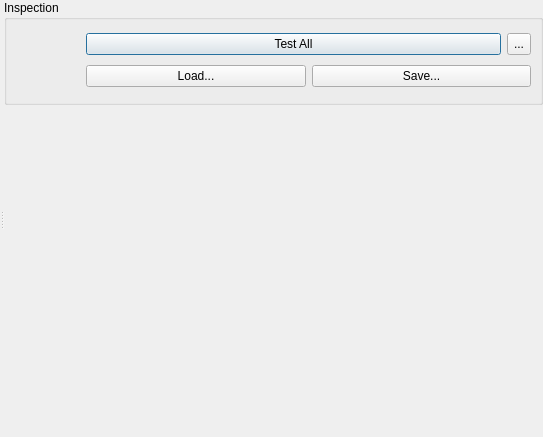
<?xml version="1.0" encoding="UTF-8"?>
<ui version="4.0">
 <class>CInspectionTaskGuiComp</class>
 <widget class="QWidget" name="CInspectionTaskGuiComp">
  <property name="geometry">
   <rect>
    <x>0</x>
    <y>0</y>
    <width>543</width>
    <height>437</height>
   </rect>
  </property>
  <property name="windowTitle">
   <string>Form</string>
  </property>
  <layout class="QVBoxLayout" name="verticalLayout_3">
   <property name="margin">
    <number>0</number>
   </property>
   <item>
    <widget class="QSplitter" name="splitter">
     <property name="orientation">
      <enum>Qt::Horizontal</enum>
     </property>
     <widget class="QStackedWidget" name="PreviewStack"/>
     <widget class="QWidget" name="layoutWidget">
      <layout class="QVBoxLayout" name="verticalLayout">
       <item>
        <widget class="QGroupBox" name="groupBox">
         <property name="title">
          <string>Inspection</string>
         </property>
         <layout class="QHBoxLayout" name="horizontalLayout_2">
          <item>
           <widget class="QLabel" name="StateIconLabel">
            <property name="sizePolicy">
             <sizepolicy hsizetype="Fixed" vsizetype="Fixed">
              <horstretch>0</horstretch>
              <verstretch>0</verstretch>
             </sizepolicy>
            </property>
            <property name="minimumSize">
             <size>
              <width>64</width>
              <height>64</height>
             </size>
            </property>
            <property name="maximumSize">
             <size>
              <width>64</width>
              <height>64</height>
             </size>
            </property>
            <property name="text">
             <string/>
            </property>
            <property name="pixmap">
             <pixmap resource="../../../Acf/Include/iqtgui/iqtgui.qrc">:/Icons/StateUnknown.svg</pixmap>
            </property>
            <property name="scaledContents">
             <bool>true</bool>
            </property>
           </widget>
          </item>
          <item>
           <layout class="QGridLayout" name="gridLayout">
            <item row="0" column="0">
             <widget class="QPushButton" name="TestAllButton">
              <property name="toolTip">
               <string>Recalculate all processing steps</string>
              </property>
              <property name="text">
               <string>Test All</string>
              </property>
              <property name="icon">
               <iconset resource="../../../Acf/Include/iqtgui/iqtgui.qrc">
                <normaloff>:/Icons/Play.svg</normaloff>:/Icons/Play.svg</iconset>
              </property>
              <property name="iconSize">
               <size>
                <width>32</width>
                <height>32</height>
               </size>
              </property>
              <property name="default">
               <bool>true</bool>
              </property>
              <property name="flat">
               <bool>false</bool>
              </property>
             </widget>
            </item>
            <item row="0" column="1">
             <widget class="QToolButton" name="AutoTestButton">
              <property name="sizePolicy">
               <sizepolicy hsizetype="Fixed" vsizetype="Minimum">
                <horstretch>0</horstretch>
                <verstretch>0</verstretch>
               </sizepolicy>
              </property>
              <property name="toolTip">
               <string>Do processing steps automatically</string>
              </property>
              <property name="text">
               <string>...</string>
              </property>
              <property name="icon">
               <iconset resource="../../../Acf/Include/iqtgui/iqtgui.qrc">
                <normaloff>:/Icons/AutoUpdate.svg</normaloff>:/Icons/AutoUpdate.svg</iconset>
              </property>
              <property name="iconSize">
               <size>
                <width>32</width>
                <height>32</height>
               </size>
              </property>
              <property name="checkable">
               <bool>true</bool>
              </property>
             </widget>
            </item>
            <item row="1" column="0" colspan="2">
             <widget class="QFrame" name="LoaderFrame">
              <property name="sizePolicy">
               <sizepolicy hsizetype="Preferred" vsizetype="Maximum">
                <horstretch>0</horstretch>
                <verstretch>0</verstretch>
               </sizepolicy>
              </property>
              <property name="frameShape">
               <enum>QFrame::NoFrame</enum>
              </property>
              <property name="frameShadow">
               <enum>QFrame::Raised</enum>
              </property>
              <layout class="QHBoxLayout" name="horizontalLayout">
               <property name="margin">
                <number>0</number>
               </property>
               <item>
                <widget class="QPushButton" name="LoadParamsButton">
                 <property name="sizePolicy">
                  <sizepolicy hsizetype="Preferred" vsizetype="Fixed">
                   <horstretch>0</horstretch>
                   <verstretch>0</verstretch>
                  </sizepolicy>
                 </property>
                 <property name="toolTip">
                  <string>Load inspection data</string>
                 </property>
                 <property name="text">
                  <string>Load...</string>
                 </property>
                 <property name="icon">
                  <iconset resource="../../../Acf/Include/iqtgui/iqtgui.qrc">
                   <normaloff>:/Icons/Open.svg</normaloff>:/Icons/Open.svg</iconset>
                 </property>
                </widget>
               </item>
               <item>
                <widget class="QPushButton" name="SaveParamsButton">
                 <property name="sizePolicy">
                  <sizepolicy hsizetype="Preferred" vsizetype="Fixed">
                   <horstretch>0</horstretch>
                   <verstretch>0</verstretch>
                  </sizepolicy>
                 </property>
                 <property name="toolTip">
                  <string>Save inspection data</string>
                 </property>
                 <property name="text">
                  <string>Save...</string>
                 </property>
                 <property name="icon">
                  <iconset resource="../../../Acf/Include/iqtgui/iqtgui.qrc">
                   <normaloff>:/Icons/Save.svg</normaloff>:/Icons/Save.svg</iconset>
                 </property>
                </widget>
               </item>
              </layout>
             </widget>
            </item>
           </layout>
          </item>
         </layout>
        </widget>
       </item>
       <item>
        <widget class="QWidget" name="GeneralParamsFrame" native="true">
         <layout class="QVBoxLayout" name="verticalLayout_4"/>
        </widget>
       </item>
       <item>
        <widget class="QFrame" name="ParamsFrame">
         <property name="sizePolicy">
          <sizepolicy hsizetype="Preferred" vsizetype="MinimumExpanding">
           <horstretch>0</horstretch>
           <verstretch>0</verstretch>
          </sizepolicy>
         </property>
         <property name="frameShape">
          <enum>QFrame::NoFrame</enum>
         </property>
         <property name="frameShadow">
          <enum>QFrame::Raised</enum>
         </property>
        </widget>
       </item>
      </layout>
     </widget>
    </widget>
   </item>
  </layout>
 </widget>
 <resources>
  <include location="../../../Acf/Include/iqtgui/iqtgui.qrc"/>
 </resources>
 <connections/>
</ui>
